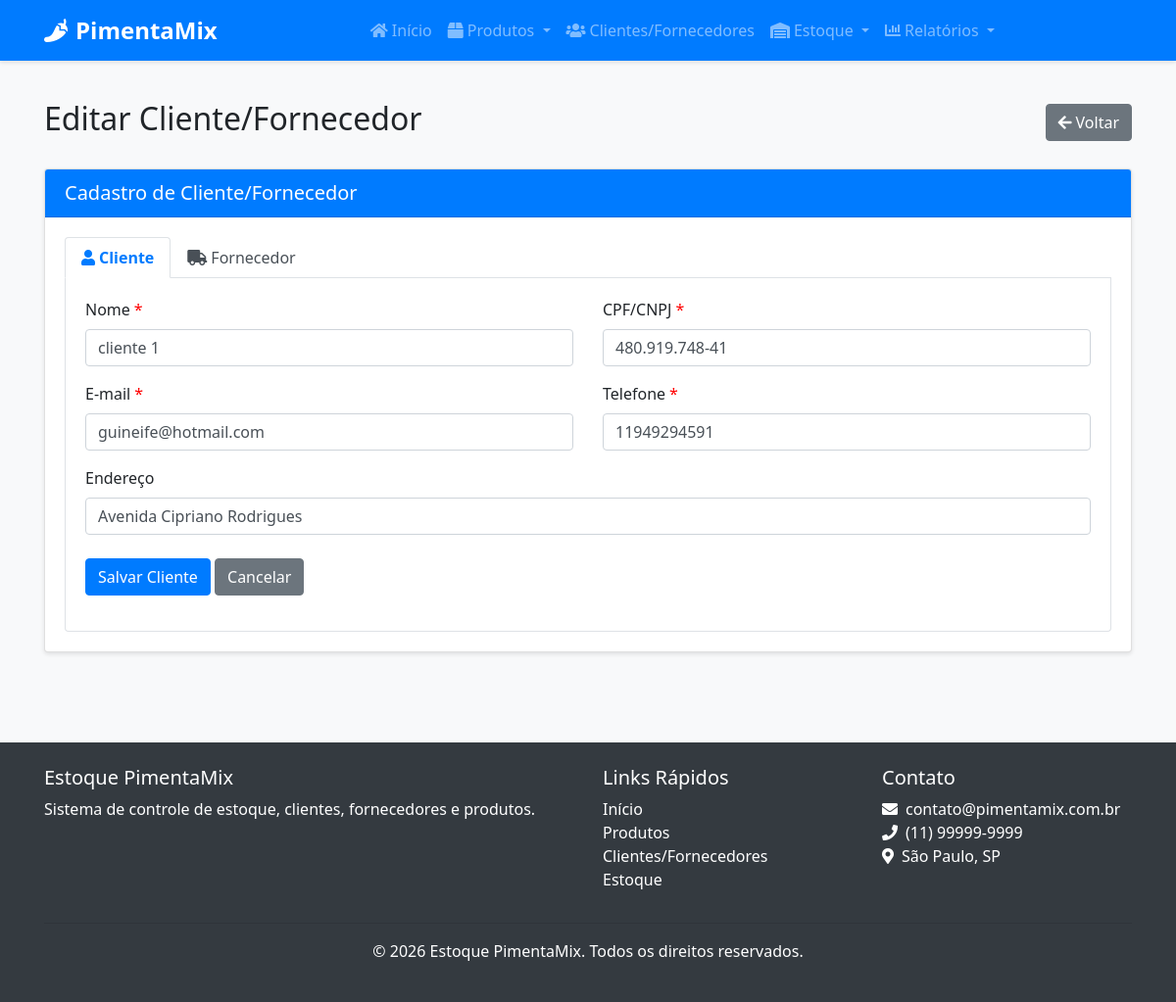
/clientes-fornecedores/1/editar?aba=cliente, run on the app's committed database.
### src/models/cliente_fornecedor.py (models this page shows, shortened)
class ClienteFornecedor(db.Model):
    __tablename__ = 'cliente_fornecedor'
    id = db.Column(db.Integer, primary_key=True)
    nome = db.Column(db.String(100), nullable=False)
    razao_social = db.Column(db.String(100), nullable=True)
    nome_fantasia = db.Column(db.String(100), nullable=True)
    cpf_cnpj = db.Column(db.String(20), nullable=True, unique=True)
    email = db.Column(db.String(100), nullable=False)
    telefone = db.Column(db.String(20), nullable=False)
    endereco = db.Column(db.Text, nullable=True)
    observacoes = db.Column(db.Text, nullable=True)
    eh_cliente = db.Column(db.Boolean, default=False)
    eh_fornecedor = db.Column(db.Boolean, default=False)
    data_cadastro = db.Column(db.DateTime, default=datetime.utcnow)
    responsaveis = db.relationship('Responsavel', backref='cliente_fornecedor', lazy=True, cascade="all, delete-orphan")
    contatos = db.relationship('Contato', backref='cliente_fornecedor', lazy=True, cascade="all, delete-orphan")
    produtos_fornecidos = db.relationship('Produto', backref='fornecedor', lazy=True)
    entradas_estoque = db.relationship('EntradaEstoque', backref='fornecedor', lazy=True)
    saidas_estoque = db.relationship('SaidaEstoque', backref='cliente', lazy=True)

### src/routes/cliente_fornecedor.py (the view, shortened to what this page needs)
@cliente_fornecedor_bp.route('/<int:id>/editar', methods=['GET', 'POST'])
def editar(id):
    cliente_fornecedor = ClienteFornecedor.query.get_or_404(id)
    responsaveis = Responsavel.query.filter_by(cliente_fornecedor_id=id).all()
    aba_ativa = request.args.get('aba', 'cliente' if cliente_fornecedor.eh_cliente else 'fornecedor')
    cliente_form = ClienteForm(obj=cliente_fornecedor if cliente_fornecedor.eh_cliente else None)
    fornecedor_form = FornecedorForm(obj=cliente_fornecedor if cliente_fornecedor.eh_fornecedor else None)
    return render_template('cliente_fornecedor/form.html',
                          cliente_form=cliente_form,
                          fornecedor_form=fornecedor_form,
                          titulo='Editar Cliente/Fornecedor',
                          aba_ativa=aba_ativa,
                          cliente_fornecedor=cliente_fornecedor,
                          responsaveis=responsaveis)

### src/routes/cliente_fornecedor.py (shortened to what this page needs)
class ClienteForm(FlaskForm):
    id = HiddenField('ID')
    nome = StringField('Nome', validators=[DataRequired(message='Nome é obrigatório')])
    cpf_cnpj = StringField('CPF/CNPJ', validators=[DataRequired(message='CPF/CNPJ é obrigatório')])
    email = StringField('E-mail', validators=[DataRequired(message='E-mail é obrigatório'), Email(message='E-mail inválido')])
    telefone = StringField('Telefone', validators=[DataRequired(message='Telefone é obrigatório')])
    endereco = StringField('Endereço', validators=[Optional()])
    eh_cliente = HiddenField('É Cliente', default='1')
    submit_cliente = SubmitField('Salvar Cliente')

class FornecedorForm(FlaskForm):
    id = HiddenField('ID')
    nome = StringField('Nome', validators=[Optional()])
    razao_social = StringField('Razão Social', validators=[Optional()])
    nome_fantasia = StringField('Nome Fantasia', validators=[Optional()])
    cpf_cnpj = StringField('CNPJ/CPF', validators=[DataRequired(message='CNPJ/CPF é obrigatório')])
    email = StringField('E-mail', validators=[DataRequired(message='E-mail é obrigatório'), Email(message='E-mail inválido')])
    telefone = StringField('Telefone', validators=[DataRequired(message='Telefone é obrigatório')])
    endereco = StringField('Endereço', validators=[DataRequired(message='Endereço é obrigatório')])
    observacoes = TextAreaField('Observações', validators=[Optional()])
    eh_fornecedor = HiddenField('É Fornecedor', default='1')
    submit_fornecedor = SubmitField('Salvar Fornecedor')

### src/templates/cliente_fornecedor/form.html (shortened to what this page needs)
{% extends "base.html" %}
{% block content %}
<div class="container">
    <div class="d-flex justify-content-between align-items-center mb-4">
        <h2>{{ titulo }}</h2>
        <a href="{{ url_for('cliente_fornecedor.listar') }}" class="btn btn-secondary">
            <i class="fas fa-arrow-left mr-1"></i>Voltar
        </a>
    </div>
    <div class="card">
        <div class="card-header bg-primary text-white">
            <h5 class="mb-0">Cadastro de Cliente/Fornecedor</h5>
        </div>
        <div class="card-body">
            <ul class="nav nav-tabs" id="clienteFornecedorTabs" role="tablist">
                <li class="nav-item" role="presentation">
                    <a class="nav-link {% if aba_ativa == 'cliente' %}active{% endif %}" id="cliente-tab" data-toggle="tab" href="#cliente" role="tab" aria-controls="cliente" aria-selected="{{ 'true' if aba_ativa == 'cliente' else 'false' }}">
                        <i class="fas fa-user mr-1"></i>Cliente
                    </a>
                </li>
                <li class="nav-item" role="presentation">
                    <a class="nav-link {% if aba_ativa == 'fornecedor' %}active{% endif %}" id="fornecedor-tab" data-toggle="tab" href="#fornecedor" role="tab" aria-controls="fornecedor" aria-selected="{{ 'true' if aba_ativa == 'fornecedor' else 'false' }}">
                        <i class="fas fa-truck mr-1"></i>Fornecedor
                    </a>
                </li>
            </ul>
            <div class="tab-content" id="clienteFornecedorTabsContent">
                <div class="tab-pane fade {% if aba_ativa == 'cliente' %}show active{% endif %}" id="cliente" role="tabpanel" aria-labelledby="cliente-tab">
                    <form method="POST" id="cliente-form">
                        <div class="row">
                            <div class="col-md-6">
                                <div class="form-group">
                                    <label for="{{ cliente_form.nome.id }}" class="required-field">Nome</label>
                                    {{ cliente_form.nome(class="form-control" + (" is-invalid" if cliente_form.nome.errors else "")) }}
                                </div>
                            </div>
                            <div class="col-md-6">
                                <div class="form-group">
                                    <label for="{{ cliente_form.cpf_cnpj.id }}" class="required-field">CPF/CNPJ</label>
                                    {{ cliente_form.cpf_cnpj(class="form-control" + (" is-invalid" if cliente_form.cpf_cnpj.errors else "")) }}
                                </div>
                            </div>
                        </div>
                        <div class="row">
                            <div class="col-md-6">
                                <div class="form-group">
                                    <label for="{{ cliente_form.email.id }}" class="required-field">E-mail</label>
                                    {{ cliente_form.email(class="form-control" + (" is-invalid" if cliente_form.email.errors else ""), type="email") }}
                                </div>
                            </div>
                            <div class="col-md-6">
                                <div class="form-group">
                                    <label for="{{ cliente_form.telefone.id }}" class="required-field">Telefone</label>
                                    {{ cliente_form.telefone(class="form-control" + (" is-invalid" if cliente_form.telefone.errors else "")) }}
                                </div>
                            </div>
                        </div>
                        <div class="form-group">
                            <label for="{{ cliente_form.endereco.id }}">Endereço</label>
                            {{ cliente_form.endereco(class="form-control" + (" is-invalid" if cliente_form.endereco.errors else "")) }}
                        </div>
                        <div class="form-group mt-4">
                            {{ cliente_form.submit_cliente(class="btn btn-primary") }}
                            <a href="{{ url_for('cliente_fornecedor.listar') }}" class="btn btn-secondary">Cancelar</a>
                        </div>
                    </form>
                </div>
            </div>
        </div>
    </div>
</div>
{% endblock %}

### src/static/css/style.css (style rules this page uses)
body { font-family: 'Segoe UI', Tahoma, Geneva, Verdana, sans-serif; background-color: #f8f9fa; }
.card { box-shadow: 0 2px 4px rgba(0, 0, 0, 0.1); transition: all 0.3s ease; margin-bottom: 20px; }
.card-header { font-weight: bold; }
.btn i { margin-right: 5px; }
.nav-tabs .nav-link { border: 1px solid transparent; border-top-left-radius: 0.25rem; border-top-right-radius: 0.25rem; color: #495057; }
.nav-tabs .nav-link.active { color: #007bff; background-color: #fff; border-color: #dee2e6 #dee2e6 #fff; font-weight: bold; }
.required-field::after { content: "*"; color: red; margin-left: 4px; }

### src/templates/cliente_fornecedor/form.html (style rules this page uses)
.required-field::after { content: "*"; color: red; margin-left: 4px; }
.tab-content { padding: 20px; border: 1px solid #dee2e6; border-top: none; border-radius: 0 0 0.25rem 0.25rem; }
.nav-tabs .nav-link { font-weight: 500; }

### data on the page
ClienteFornecedor: nome "cliente 1", cpf_cnpj "480.919.748-41", email "guineife@hotmail.com", telefone "11949294591", endereco "Avenida Cipriano Rodrigues"

### other printed values
{{ titulo }} "Editar Cliente/Fornecedor"
